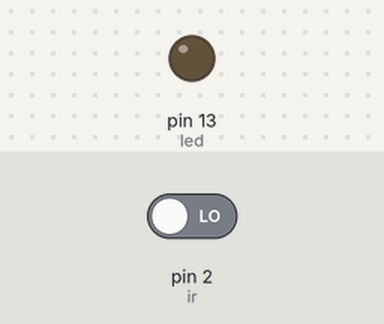
Simulated run of this sketch. Board: Arduino Uno, built with avr-gcc and run on an emulated ATmega328P. Parts: output pins drawn as LEDs (lit = HIGH). The test bench sets the inputs (shaded band); at power-on: pin 2 (ir) LOW.

Above: at 1.2 s.
1.3 s: pin 2 (ir) driven HIGH
At 2.4 s:
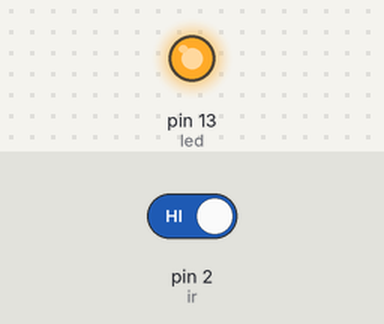
2.8 s: pin 2 (ir) driven LOW
At 3.6 s:
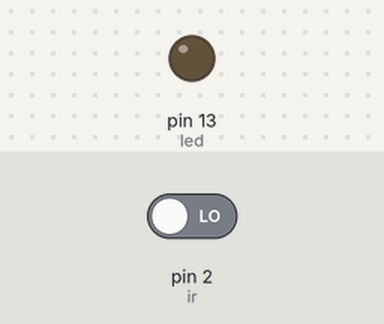
Timing chart, 0 to 5.8 s (numbered marks = the images above; inputs shaded):
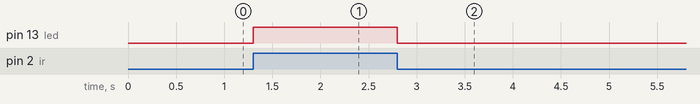

Measured:
- after the input at 1.3 s, pin 13 (led): LOW → HIGH at once
- after the input at 2.8 s, pin 13 (led): HIGH → LOW at once

The sketch:

IR.ino
```cpp
int ir = 2;
int led = 13;

void setup() {
  // put your setup code here, to run once:
pinMode(ir,INPUT);
pinMode(led,OUTPUT);
}

void loop() {
  // put your main code here, to run repeatedly:
int sts = digitalRead(ir);

if(sts == 1)
{
  digitalWrite(led,HIGH);
}else{
  digitalWrite(led,LOW);
  }
}
```
